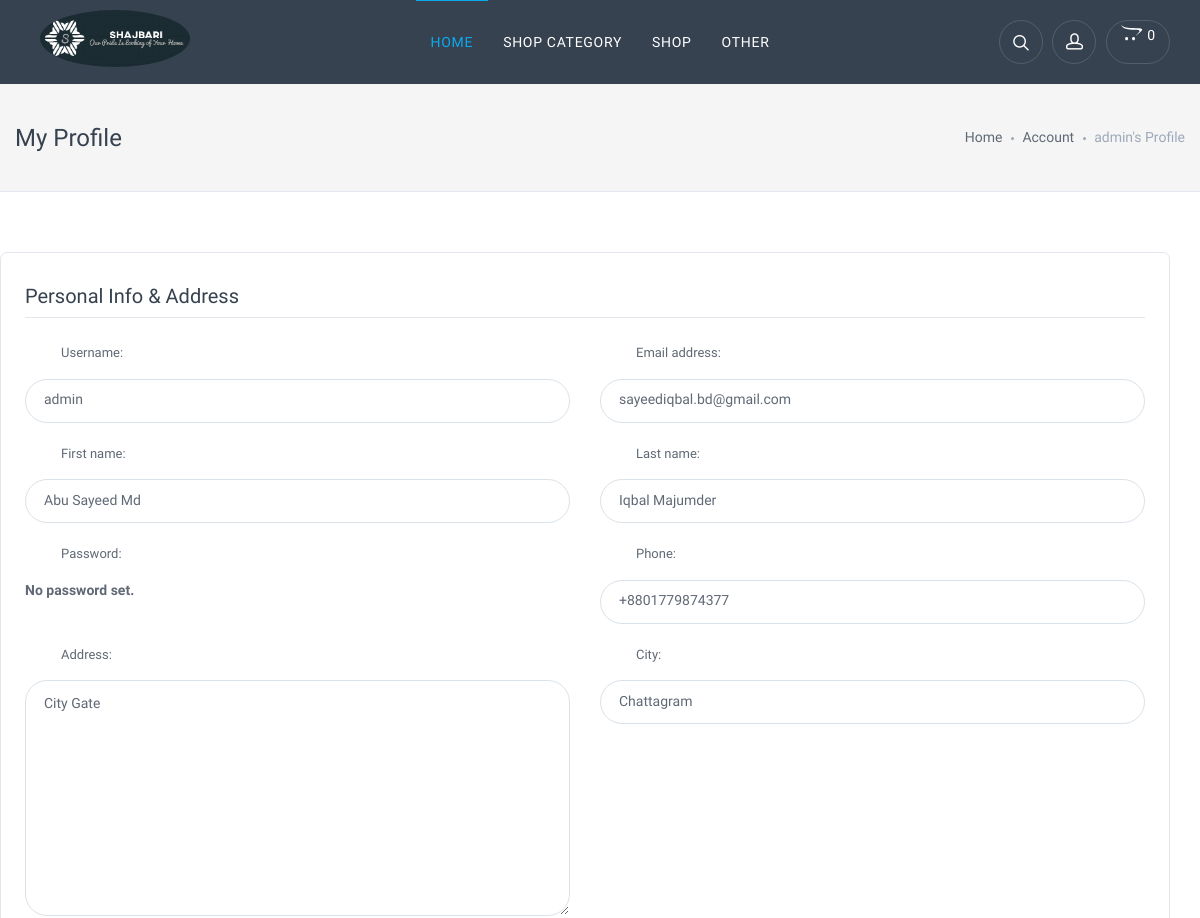
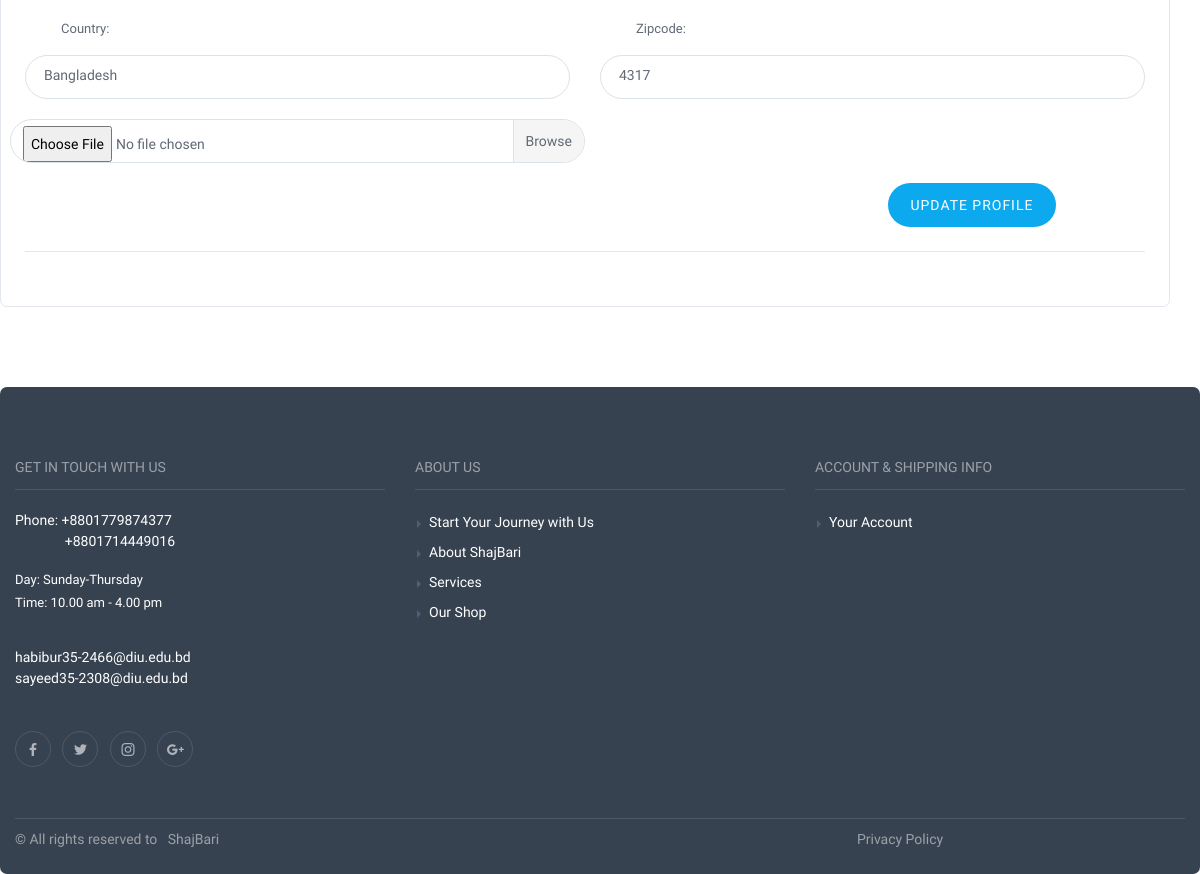
Screenshot of /user/-update-info (signed in) with the database file from the repository (2 pictures, top to bottom).
### app_user/models.py (models this page shows, shortened)
class UserProfile(models.Model):
    user = models.OneToOneField(User, on_delete=models.CASCADE)
    phone = models.CharField(blank=True, max_length=20)
    zipcode = models.TextField(blank=True, null=True, max_length=10)
    address = models.TextField(blank=True, max_length=200)
    city = models.CharField(blank=True, max_length=20)
    country = models.CharField(blank=True, max_length=20)
    image = models.ImageField(blank=True, null=True, upload_to='users_img/', default='users_img/default/default.jpg')
    email_confirmed = models.BooleanField(default=False)
    def image_tag(self):
        return mark_safe('<img src="{}" height="50"/>'.format(self.image.url))
    image_tag.short_description = 'Image'

### app_user/views.py (the view)
# urls.py: path('-update-info', views.UserInfoUpdateView, name="UserInfoUpdateView"),
@login_required
def UserInfoUpdateView(request):
    url = request.META.get('HTTP_REFERER')
    if request.method == 'POST':
        user_form = UserUpdateForm(request.POST, instance = request.user)
        profile_form = ProfileUpdateForm(request.POST, request.FILES, instance=request.user.userprofile)
        if user_form.is_valid() and profile_form.is_valid():
            user_form.save()
            profile_form.save()
            messages.success(request, 'Your account details has been updated!')
            return HttpResponseRedirect(url)
    else:
        user_form = UserUpdateForm(instance=request.user)
        profile_form = ProfileUpdateForm(instance=request.user.userprofile)
        setting = Setting.objects.get(pk=1)
        context = {
            'user_form': user_form,
            'profile_form': profile_form,
            'setting': setting,
        }
    return render(request, 'user/updateProfile.html', context)

### app_user/forms.py
class UserUpdateForm(UserChangeForm):
    class Meta:
        model = User
        fields = ('username', 'email', 'first_name', 'last_name')
        widgets = {
            'username': forms.TextInput(attrs={'class': 'form-control', 'placeholder': 'username'}),
            'email': forms.TextInput(attrs={'class': 'form-control', 'placeholder': 'Email'}),
            'first_name': forms.TextInput(attrs={'class': 'form-control', 'placeholder': 'First Name'}),
            'last_name': forms.TextInput(attrs={'class': 'form-control', 'placeholder': 'Last Name'}),
        }

class ProfileUpdateForm(forms.ModelForm):
    class Meta:
        model = UserProfile
        fields = ('phone', 'address', 'city', 'country', 'zipcode', 'image')
        widgets = {
            'phone': forms.TextInput(attrs={'class': 'form-control', 'placeholder': 'Contact Number'}),
            'city': forms.TextInput(attrs={'class': 'form-control', 'placeholder': 'City'}),
            'zipcode': forms.TextInput(attrs={'class': 'form-control', 'placeholder': 'Zip Code'}),
            'address': forms.Textarea(attrs={'class': 'form-control', 'placeholder': 'Address'}),
            'country': forms.TextInput(attrs={'class': 'form-control', 'placeholder': 'Country'}),
            'image': forms.FileInput(attrs={'class': 'custom-file-label'}),
        }

### app_home/templatetags/custom_tags.py (called while the page is built)
@register.simple_tag
def CategoryList():
    return Category.objects.all()

@register.simple_tag
def CartProductCount(userid):
    product_count = ShopCart.objects.filter(user_id=userid).count()
    return product_count

### templates/user/updateProfile.html (shortened to what this page needs)
{% extends "base.html" %}
{% load static %}
{% block header_block %}
{% include "home/header.html" %}
{% endblock header_block %}
{% block content %}
<div class="offcanvas-wrapper">
  <div class="page-title">
    <div class="container">
      <div class="column">
        <h1>My Profile</h1>
      </div>
      <div class="column">
        <ul class="breadcrumbs">
          <li><a href="{% url 'Home:IndexView' %}">Home</a>
          </li>
          <li class="separator">&nbsp;</li>
          <li><a href="{% url 'App_User:ProfileView' username=user.username %}">Account</a>
          </li>
          <li class="separator">&nbsp;</li>
          <li>{{ user.username }}'s Profile</li>
        </ul>
      </div>
    </div>
  </div>
  <div class="container padding-bottom-3x mb-2">
    <div class="row login-box">
      <div class="d-flex flex-wrap justify-content-between align-items-center">
        <h4>Personal Info & Address</h4>
      </div>
      <hr class="padding-bottom-1x">
      <form class="row" method="POST" enctype="multipart/form-data">
        {% for field in user_form %}
        <div class="col-md-6">
          <div class="form-group">
            <label for="account-ln">{{ field.label_tag }}</label>
            {{ field }}
          </div>
        </div>
        {% endfor %}
        {% for field in profile_form %}
        <div class="col-md-6">
          <div class="form-group">
            <label>{{ field.label_tag }}</label>
            {{ field }}
          </div>
        </div>
        {% endfor %}
        <div class="col-md-9"></div>
        <div class="col-md-3">
          <button class="btn btn-primary margin-right-none">Update Profile</button>
        </div>
      </form>
      <hr class="padding-bottom-1x mt-3">
    </div>
  </div>
  {% block footer_block %}
  {% include "home/footer.html" %}
  {% endblock footer_block %}
</div>
{% endblock content %}

### templates/home/header.html (shortened to what this page needs)
{% load static %}
{% load custom_tags %}
{% load mptt_tags %}
<header class="navbar navbar-sticky navbar-dark bg-dark">
    <div class="site-branding">
        <div class="inner">
            <a class="navbar-brand" href="{% url 'Home:IndexView' %}"><img src="{% static 'ShajBari_logo.png' %}" class="rounded-circle" style="margin-left: 40px; margin-top: 10px;" width="150" alt="ShajBari"
                class="d-inline-block align-middle mr-2"></a>
        </div>
    </div>
    <nav class="site-menu">
        <ul>
            <li class="has-megamenu active">
                <a href="{% url 'Home:IndexView' %}"><span>Home</span></a>
            </li>
            <li><a href=""><span>Shop Category</span></a>
            </li>
            <li><a href="{% url 'Product:ShopView' %}"><span>Shop</span></a>
            </li>
            <li><a href="#"><span>Other</span></a>
            </li>
        </ul>
    </nav>
    <div class="toolbar">
        <div class="inner">
            <div class="tools">
                <div class="search"><i class="icon-search"></i></div>
                {% if user.id is not None %}
                <div class="account"><a href="{% url 'App_User:ProfileView' username=user.username %}"></a><i class="icon-head"></i>
                </div>
                {% endif %}
                <div class="cart"><a href="{% url 'Order:CartListView' %}"></a><i class="fab fa-opencart"></i><span
                        class="count">{% CartProductCount user.id %}</span><span class="subtotal">My Cart</span>
                </div>
            </div>
        </div>
    </div>
</header>

### rows the page displays
UserProfile: profile_form "+8801779874377" "City Gate" "Chattagram" "Bangladesh" "4317"

### other values shown
{{ user.username }} "admin"
{{ field.label_tag }} "Username:" "Email address:" "First name:" "Last name:" "Password:"
{{ field }} "No password set."
{{ field.label_tag }} "Phone:" "Address:" "City:" "Country:" "Zipcode:"
